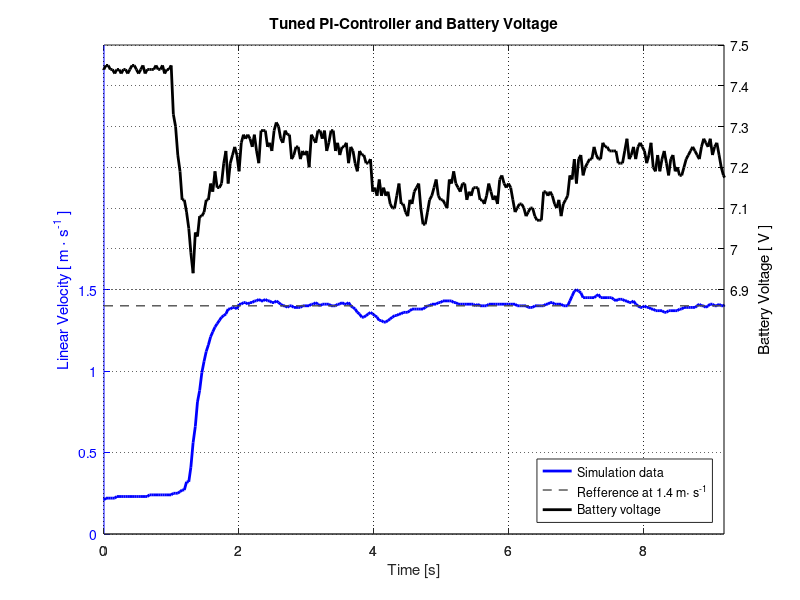

This chart was generated by the following MATLAB code:
p = get(gcf, 'Position')           % These two lines makes the figuresappear the same
set(0, 'DefaultFigurePosition', p) % place on the screen as where you left them last
clear all
close all;
clc;

%csvwrite('simulationPImultiStep.csv', ScopeData14);
%simData = csvread('simulationPImultiStep.csv', 0, 0);
%simData(:,1) = simData(:,1)-2

data = csvread('LOG00288.csv');

%data = csvread('LOG00217.csv');%, 0, 0); 18 to 22    use step 16
data(:,1) = (data(:,1)-4035)/1000;
%data1 = csvread('LOG00224.csv');%, 0, 0);
%data1(:,1) = (data1(:,1)-4035)/1000;
%data2 = csvread('LOG00225.csv');%, 0, 0);
%data2(:,1) = (data2(:,1)-4035)/1000;
%data3 = csvread('LOG00227.csv');%, 0, 0);
%data3(:,1) = (data3(:,1)-4035)/1000;

%data(:,3) = data(:,3);%-5.5;

%plot( simData(:,1), simData(:,2), 'r', 'LineWidth', 2);

[AX, vel, bat] = plotyy( data(:,1), data(:,2), data(:,1), data(:,3));
set(AX,'NextPlot','add')
%pAdd = plot(AX(2), data(:,1), data(:,4) );
%set(pAdd, 'Color', [0 0 0], 'LineWidth', 2 );
%pAdd = plot(AX(1), data(:,1), data(:,5) );
%set(pAdd, 'Color', [0 .5 0], 'LineWidth', 2 );

set(AX(1),'xlim',[0 9.2], 'ylim', [0 3], 'ycolor', [0 0 1]);
set(vel, 'Color', [0 0 1], 'LineWidth', 2);
set(AX(2),'xlim',[0 9.2], 'ylim', [6.3 7.5], 'ycolor', [0 0 0]);
set(bat, 'Color', [0 0 0], 'LineWidth', 2);
%hline = line([1.144 1.144], [0 3]);
%set(hline, 'Color', [.3 .3 .3], 'LineWidth', 1, 'LineStyle', '--');
hline = line([0 10], [1.4 1.4]);
set(hline, 'Color', [.3 .3 .3], 'LineWidth', 1, 'LineStyle', '--');

%%%%%plot( data(:,1), data(:,3), 'k', 'LineWidth', 2);
%scatter( data(:,1), data(:,2), 100, [0 .3 0], '.' );
legend('Simulation data', 'Refference at 1.4 m\cdot s^{-1}', 'Battery voltage', 'Location', 'southeast')

%plot( simData(:,1), simData(:,4), 'r', 'LineWidth', 2);
%plot( data1(:,1), data1(:,2), 'b', 'LineWidth', 2);
%scatter( data1(:,1), data1(:,2), 100, [0 .3 0], '.' );

%plot( simData(:,1), simData(:,6), 'r', 'LineWidth', 2);
%plot( data2(:,1), data2(:,2), 'b', 'LineWidth', 2);
%scatter( data2(:,1), data2(:,2), 100, [0 .3 0], '.' );

%plot( simData(:,1), simData(:,8), 'r', 'LineWidth', 2);
%plot( data3(:,1), data3(:,2), 'b', 'LineWidth', 2);
%scatter( data3(:,1), data3(:,2), 100, [0 .3 0], '.' );

%Title and axis labels added
title('Tuned PI-Controller and Battery Voltage')
xlabel('Time [s]')
ylabel(AX(1), 'Linear Velocity [ m \cdot s^{-1} ]')
ylabel(AX(2), 'Battery Voltage [ V ]')
%xlim([ 0 3 ]);

set(AX(1), 'Xgrid', 'on', 'Ygrid', 'on', 'ytick', [0 .5 1 1.5], 'GridLineStyle',':', 'GridColor', 'k', 'GridAlpha', .6)
set(AX(2), 'Xgrid', 'on', 'Ygrid', 'on', 'ytick', [6.9 7 7.1 7.2 7.3 7.4 7.5], 'GridLineStyle',':', 'GridColor', 'k', 'GridAlpha', .6)
